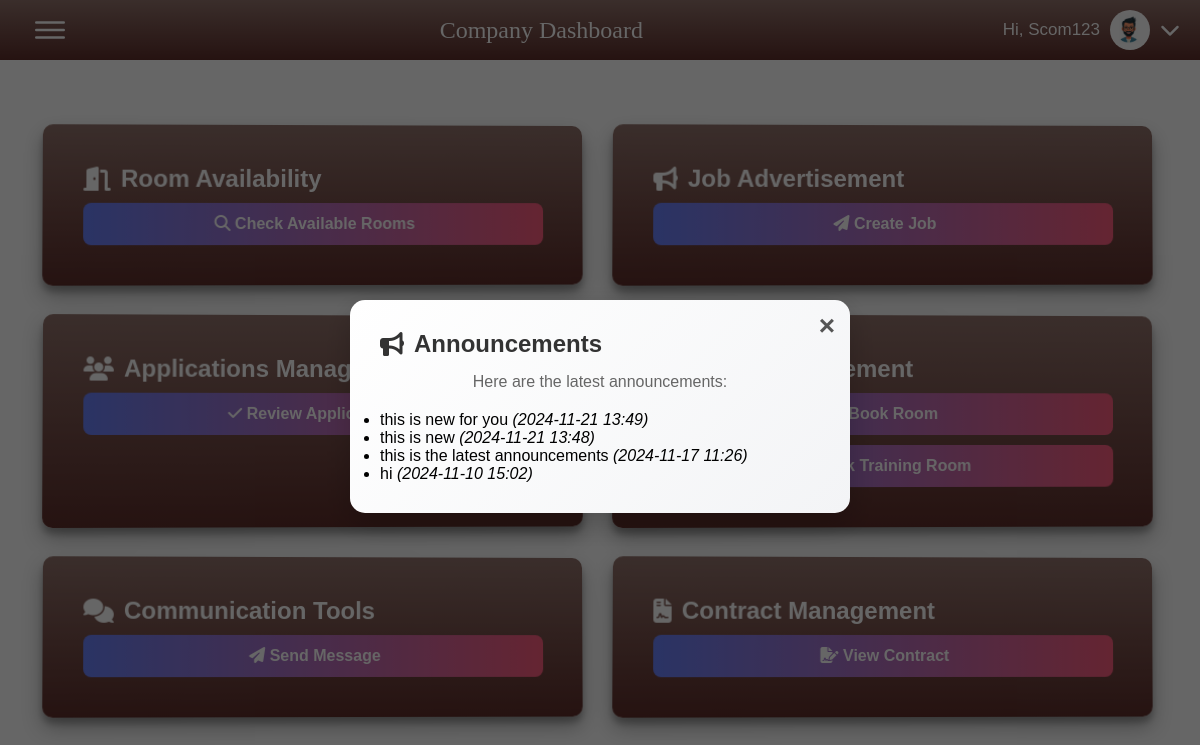
Page /company/companydashboard/ (signed in) on the committed database.
### enroll/models.py (models this page shows, shortened)
class Company(models.Model):
    company_name = models.CharField(max_length=200)
    email = models.EmailField(max_length=200, unique=True, validators=[EmailValidator()])
    phone_number = models.CharField(max_length=200)
    password = models.CharField(max_length=100)

class Announcement(models.Model):
    text = models.TextField()  # Announcement content
    created_at = models.DateTimeField(auto_now_add=True)  # Timestamp of announcement creation

### enroll/views.py (the view)
# urls.py: path('company/companydashboard/', views.company_dashboard, name='companydashboard'),
def company_dashboard(request):
    company_id = request.session.get('company_id')
    company = get_object_or_404(Company, id=company_id)
    company_name = request.session.get('company_name')
    announcements = Announcement.objects.order_by('-created_at')
    if not company_id:
        return redirect('company')  # Redirect to login if not authenticated
    job_postings = JobPosting.objects.filter(company=company)
    rooms = TrainingRoom.objects.all()
    context = {
        'company_name': company_name,
        'rooms': rooms,
        'job_postings': job_postings,
        'announcements': announcements,
    }
    return render(request, 'enroll/company_dashboard.html', context)

### enroll/templates/enroll/company_dashboard.html (shortened to what this page needs)
{% load static%}
<!DOCTYPE html>
<html lang="en">
<head>
    <link rel="stylesheet" href="https://cdnjs.cloudflare.com/ajax/libs/font-awesome/6.5.2/css/all.min.css" />
</head>
<body>
  <div class="container">
      <div class="main">
          <div class="topbar">
              <div class="toggle">
                  <ion-icon name="menu-outline"></ion-icon>
              </div>
              <div class="dashboard-title">
                  Company Dashboard
              </div>
              <div class="user">
                <p class="username">Hi, {{ company_name }}</p>
                <img src="{% static 'images/avatar.png' %}" alt="User Avatar" class="avatar">
                <div class="dropdown">
                  <i class="fas fa-chevron-down dropdown-icon"></i>
                </div>
              </div>
          </div>
          <main>
              <section id="room-availability" class="card">
                  <h2><i class="fas fa-door-open"></i> Room Availability</h2>
                  <a  class="link" href="{% url 'check_rooms' %}">
                  <button type="button" onclick="checkRoomAvailability()"><i class="fas fa-search"></i> Check Available Rooms</button>
                  </a>
              </section>
              <section id="advertisement-management" class="card">
                  <h2><i class="fas fa-bullhorn"></i> Job Advertisement</h2>
                  <form id="ad-management-form">
                      <a  class="link" href="{% url 'jobcreation' %}">
                      <button type="button" onclick="manageAds()"><i class="fas fa-paper-plane"></i> Create Job</button>
                      </a>
                  </form>
              </section>
              <section id="applicant-management" class="card">
                <h2><i class="fas fa-users"></i> Applications Management</h2>
                <button type="button" id="review-application-button" class="review-button"><i class="fas fa-check"></i> Review Applications</button>
            </section>
          <section id="room-management" class="card">
            <h2><i class="fas fa-door-closed"></i> Room Management</h2>
            <button type="button" id="manage-rooms-company"><i class="fas fa-building"></i> Book Room</button>
            <button type="button" id="book-room-button" class="review-button"><i class="fas fa-building"></i> Book Training Room</button>
          </section>
              <section id="communication-tools" class="card">
                <h2><i class="fas fa-comments"></i> Communication Tools</h2>
                <form id="communication-form">
                    <a class= "link" href="{% url 'contact_list' %}">
                        <button type="button"><i class="fas fa-paper-plane"></i> Send Message</button>
                    </a>
                </form>
            </section>
              <section id="contract-management" class="card">
                  <h2><i class="fas fa-file-contract"></i> Contract Management</h2>
                  <form id="contract-form">
                    <a class= "link" href="{% url 'view_company_contracts' %}">
                      <button type="button" onclick="manageContracts()"><i class="fas fa-file-signature"></i> View Contract</button>
                    </a>
                  </form>
              </section>
              <div id="announcement-modal" class="modal" style="display: none;">
                <div class="modal-content">
                    <span class="close" id="close-announcement-modal-btn">&times;</span>
                    <h2 class="modal-title"><i class="fas fa-bullhorn"></i> Announcements</h2>
                    <p class="modal-description">Here are the latest announcements:</p>
                    <div id="announcement-container">
                        {% if announcements %}
                            <ul>
                                {% for announcement in announcements %}
                                    <li>
                                        {{ announcement.text }}
                                        <em>({{ announcement.created_at|date:"Y-m-d H:i" }})</em>
                                    </li>
                                {% endfor %}
                            </ul>
                        {% else %}
                            <p>No announcements available.</p>
                        {% endif %}
                    </div>
                </div>
            </div>
          </main>
</body>
</html>

### enroll/templates/enroll/company_dashboard.html (style rules this page uses)
* { font-family: "Ubuntu", sans-serif; margin: 0; padding: 0; box-sizing: border-box; }
:root { --blue: #2a2185; --white: #fff; --gray: #f5f5f5; --black1: #222; --black2: #999; --green: #24c146; }
body { min-height: 100vh; overflow-x: hidden; }
.container { display: flex; width: 100%; }
.main { overflow: auto; position: relative; width: calc(100% - 300px); left: 300px; min-height: calc(100vh - 60px - 50px); background: var(--white); transition: 0.5s; padding-bottom: 60px; }
.topbar { position: fixed; top: 0; left: 0; width: 100%; height: 60px; background:linear-gradient(to bottom, #92736c, #5e2e2a); color: #fff; display: flex; justify-content: space-between; align-items: center; padding: 0 20px; z-index: 1000; }
.toggle { color: white; position: relative; width: 60px; height: 60px; display: flex; justify-content: center; align-items: center; font-size: 2.5rem; cursor: pointer; }
.dashboard-title { font-family: "Algerian"; font-size: 24px; font-weight: lighter; color: white; text-align: center; flex-grow: 1; }
.user { display: flex; align-items: center; gap: 10px; }
.username { font-size: 17px; color: white; margin: 0; }
.avatar { width: 40px; height: 40px; border-radius: 50%; object-fit: cover; }
.dropdown { position: relative; }
.dropdown-icon { font-size: 20px; color: white; cursor: pointer; transition: transform 0.3s ease; }
main { margin-top:90px; padding: 20px; display: flex; flex-wrap: wrap; justify-content: center; }
section.card { background: linear-gradient(to bottom, #92736c, #5e2e2a); margin: 15px; padding: 40px; border-radius: 10px; box-shadow: 0 10px 20px rgba(0, 0, 0, 0.3), 0 6px 6px rgba(0, 0, 0, 0.23); transform: perspective(1000px) rotateX(1deg) rotateY(2deg); transition: transform 0.3s ease, box-shadow 0.3s ease; flex: 1 1 calc(33% - 40px); max-width: calc(36% - 40px); }
h2 { margin-top: 0; color: white; display: flex; align-items: center; }
h2 i { margin-right: 10px; }
input, textarea, button { width: 100%; padding: 10px; margin-top: 5px; border: 1px solid #ddd; border-radius: 5px; font-size: 16px; }
button { display: block; width: 100%; padding: 12px 40px; margin-top: 10px; background: linear-gradient(to right, #6a82fb, #fc5c7d); color: white; text-align: center; text-decoration: none; border: none; border-radius: 8px; font-size: 16px; font-weight: bold; cursor: pointer; transition: background 0.3s, transform 0.3s; }
.link { text-decoration: none; color: white; }
.modal { display: none; position: fixed; z-index: 1000; left: 0; top: 0; width: 100%; height: 100%; overflow: auto; background-color: rgba(0, 0, 0, 0.6); display: flex; justify-content: center; align-items: center; transition: opacity 0.4s ease; }
.modal-content { background: linear-gradient(135deg, #ffffff, #f3f4f6); padding: 30px; border-radius: 15px; width: 90%; max-width: 500px; box-shadow: 0 10px 30px rgba(0, 0, 0, 0.2); position: relative; animation: zoomIn 0.5s ease; }
.modal-content .close { position: absolute; top: 10px; right: 15px; color: #555; font-size: 28px; font-weight: bold; cursor: pointer; transition: color 0.3s ease; }
.modal-title { font-size: 24px; color: #333; font-weight: bold; text-align: center; margin-bottom: 15px; }
.modal-description { color: #666; font-size: 16px; text-align: center; margin-bottom: 20px; }
@media (max-width: 1200px) { section.card { flex: 1 1 calc(50% - 40px); max-width: calc(50% - 40px); } }
@media (max-width: 1200px) { .main { width: 100%; left: 0; } }

### rows in the picture
Company: company_name "Scom123"
Announcement: text "this is new for you", created_at "2024-11-21 13:49"
Announcement: text "this is new", created_at "2024-11-21 13:48"
Announcement: text "this is the latest announcements", created_at "2024-11-17 11:26"
Announcement: text "hi", created_at "2024-11-10 15:02"
